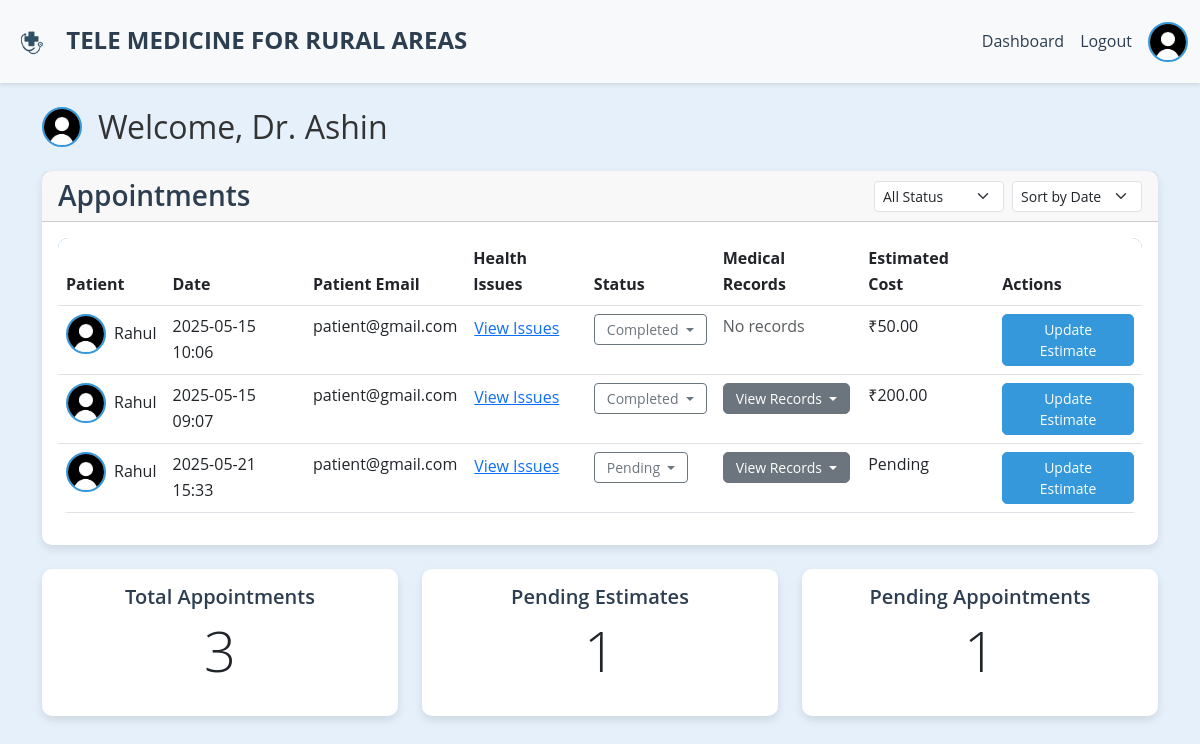
The app's page /doctor/dashboard/ (signed in) with its own data.
### core/models.py (models this page shows)
class User(AbstractUser):
    USER_TYPE_CHOICES = (
        ('patient', 'Patient'),
        ('doctor', 'Doctor'),
        ('admin', 'Admin'),
    )
    email = models.EmailField(unique=True)
    user_type = models.CharField(max_length=7, choices=USER_TYPE_CHOICES)
    name = models.CharField(max_length=100)
    specialization = models.CharField(max_length=100, blank=True, null=True)
    username = models.CharField(max_length=150, unique=True, blank=True, null=True)
    USERNAME_FIELD = 'email'
    REQUIRED_FIELDS = ['name']
    objects = UserManager()

class Appointment(models.Model):
    patient = models.ForeignKey(User, on_delete=models.CASCADE, related_name='patient_appointments')
    doctor = models.ForeignKey(User, on_delete=models.CASCADE, related_name='doctor_appointments')
    date = models.DateTimeField()
    description = models.TextField()
    status = models.CharField(max_length=20, default='pending')
    estimated_cost = models.FloatField(null=True, blank=True)
    estimate_comment = models.TextField(blank=True, null=True)  # New field for estimate comment
    shared_records = models.ManyToManyField('MedicalRecord', blank=True)

### core/views.py (the view)
# urls.py: path('doctor/dashboard/', views.doctor_dashboard, name='doctor_dashboard'),
@login_required
def doctor_dashboard(request):
    if request.user.user_type != 'doctor':
        return redirect('index')
    try:
        profile = request.user.doctor_profile
        if not (profile.age is not None and profile.height is not None and profile.weight is not None):
            return redirect('complete_doctor_profile')
    except DoctorProfile.DoesNotExist:
        return redirect('complete_doctor_profile')
    appointments = Appointment.objects.filter(doctor=request.user)
    pending_estimates = appointments.filter(estimated_cost__isnull=True).count()
    pending_appointments = appointments.filter(status='pending').count()
    for appointment in appointments:
        appointment.medical_records = appointment.shared_records.all()
    return render(request, 'doctor/dashboard.html', {
        'appointments': appointments,
        'pending_estimates': pending_estimates,
        'pending_appointments': pending_appointments,
        'is_dashboard': True,
    })

### core/templates/doctor/dashboard.html (shortened to what this page needs)
{% extends "layout.html" %}
{% load static %}
{% block content %}
<div class="container py-4">
    <div class="d-flex align-items-center mb-4">
        {% if user.doctor_profile.profile_picture %}
            <img src="{{ user.doctor_profile.profile_picture.url }}" class="profile-pic me-3" alt="{{ user.name }}">
        {% else %}
            <img src="{% static 'images/default_profile.png' %}" class="profile-pic me-3" alt="Default Profile">
        {% endif %}
        <h2 class="mb-0">Welcome, Dr. {{ user.name }}</h2>
    </div>
    <div class="card mb-4">
        <div class="card-header d-flex justify-content-between align-items-center">
            <h3 class="card-title mb-0">Appointments</h3>
            <div class="d-flex gap-2">
                <select class="form-select form-select-sm" id="statusFilter">
                    <option value="all">All Status</option>
                </select>
                <select class="form-select form-select-sm" id="sortBy">
                    <option value="date">Sort by Date</option>
                </select>
            </div>
        </div>
        <div class="card-body">
            <div class="table-responsive">
                <table class="table table-hover">
                    <thead>
                        <tr>
                            <th>Patient</th>
                            <th>Date</th>
                            <th>Patient Email</th>
                            <th>Health Issues</th>
                            <th>Status</th>
                            <th>Medical Records</th>
                            <th>Estimated Cost</th>
                            <th>Actions</th>
                        </tr>
                    </thead>
                    <tbody>
                        {% for appointment in appointments %}
                        <tr class="appointment-row"
                            data-status="{{ appointment.status }}"
                            data-date="{{ appointment.date|date:'Y-m-d H:i' }}"
                            data-patient="{{ appointment.patient.name }}">
                            <td>
                                <div class="d-flex align-items-center">
                                    {% if appointment.patient.patient_profile.profile_picture %}
                                        <img src="{{ appointment.patient.patient_profile.profile_picture.url }}" class="profile-pic me-2" alt="{{ appointment.patient.name }}">
                                    {% else %}
                                        <img src="{% static 'images/default_profile.png' %}" class="profile-pic me-2" alt="Default Profile">
                                    {% endif %}
                                    {{ appointment.patient.name }}
                                </div>
                            </td>
                            <td>{{ appointment.date|date:"Y-m-d H:i" }}</td>
                            <td>{{ appointment.patient.email }}</td>
                            <td>
                                <button type="button" class="btn btn-link p-0" data-bs-toggle="modal"
                                        data-bs-target="#healthIssuesModal"
                                        data-description="{{ appointment.description|default:'No description provided' }}">
                                    View Issues
                                </button>
                            </td>
                            <td>
                                <div class="dropdown">
                                    <button class="btn btn-outline-secondary btn-sm dropdown-toggle" type="button" data-bs-toggle="dropdown">
                                        {{ appointment.status|title }}
                                    </button>
                                </div>
                            </td>
                            <td>
                                {% if appointment.shared_records.all %}
                                <div class="dropdown">
                                    <button class="btn btn-secondary btn-sm dropdown-toggle" type="button" data-bs-toggle="dropdown">
                                        View Records
                                    </button>
                                </div>
                                {% else %}
                                <span class="text-muted">No records</span>
                                {% endif %}
                            </td>
                            <td>
                                {% if appointment.estimated_cost %}
                                    ₹{{ appointment.estimated_cost|floatformat:2 }}
                                {% else %}
                                    Pending
                                {% endif %}
                            </td>
                            <td>
                                <button class="btn btn-primary btn-sm" data-bs-toggle="modal"
                                        data-bs-target="#estimateModal"
                                        data-appointment-id="{{ appointment.id }}"
                                        data-current-estimate="{{ appointment.estimated_cost|default:'' }}"
                                        data-current-comment="{{ appointment.estimate_comment|default:'' }}">
                                    Update Estimate
                                </button>
                            </td>
                        </tr>
                        {% endfor %}
                    </tbody>
                </table>
            </div>
        </div>
    </div>
    <div class="row">
        <div class="col-md-4 mb-4">
            <div class="card text-center">
                <div class="card-body">
                    <h5 class="card-title">Total Appointments</h5>
                    <p class="display-4">{{ appointments|length }}</p>
                </div>
            </div>
        </div>
        <div class="col-md-4 mb-4">
            <div class="card text-center">
                <div class="card-body">
                    <h5 class="card-title">Pending Estimates</h5>
                    <p class="display-4">{{ pending_estimates }}</p>
                </div>
            </div>
        </div>
        <div class="col-md-4 mb-4">
            <div class="card text-center">
                <div class="card-body">
                    <h5 class="card-title">Pending Appointments</h5>
                    <p class="display-4">{{ pending_appointments }}</p>
                </div>
            </div>
        </div>
    </div>
</div>
{% endblock %}

### core/static/css/styles.css (style rules this page uses)
body { font-family: 'Open Sans', sans-serif; background-color: #e6f0fa; color: #333; line-height: 1.6; }
.profile-pic { width: 40px; height: 40px; border-radius: 50%; object-fit: cover; border: 2px solid #3498db; }
.card { border: none; border-radius: 10px; box-shadow: 0 4px 8px rgba(0,0,0,0.1); transition: all 0.3s ease; background-color: #ffffff; }
.card-title { color: #2c3e50; font-weight: 600; }
.btn-primary { background-color: #3498db; border-color: #3498db; border-radius: 5px; padding: 0.5rem 1.5rem; font-weight: 500; transition: background-color 0.3s ease; }
.btn-sm { padding: 0.25rem 0.75rem; }
.btn-secondary { background-color: #6c757d; border-color: #6c757d; border-radius: 5px; }
.table { border-radius: 10px; overflow: hidden; background-color: #ffffff; }
.table thead { background-color: #3498db; color: white; }

### records on screen
User: name "Ashin"
Appointment: patient.name "Rahul", date "2025-05-15 10:06", patient.email "patient@gmail.com", status "Completed", shows "No records", estimated_cost "50.00"
Appointment: patient.name "Rahul", date "2025-05-15 09:07", patient.email "patient@gmail.com", status "Completed", estimated_cost "200.00"
Appointment: patient.name "Rahul", date "2025-05-21 15:33", patient.email "patient@gmail.com", status "Pending"

### other values on screen
{{ appointments|length }} "3"
{{ pending_estimates }} "1"
{{ pending_appointments }} "1"
